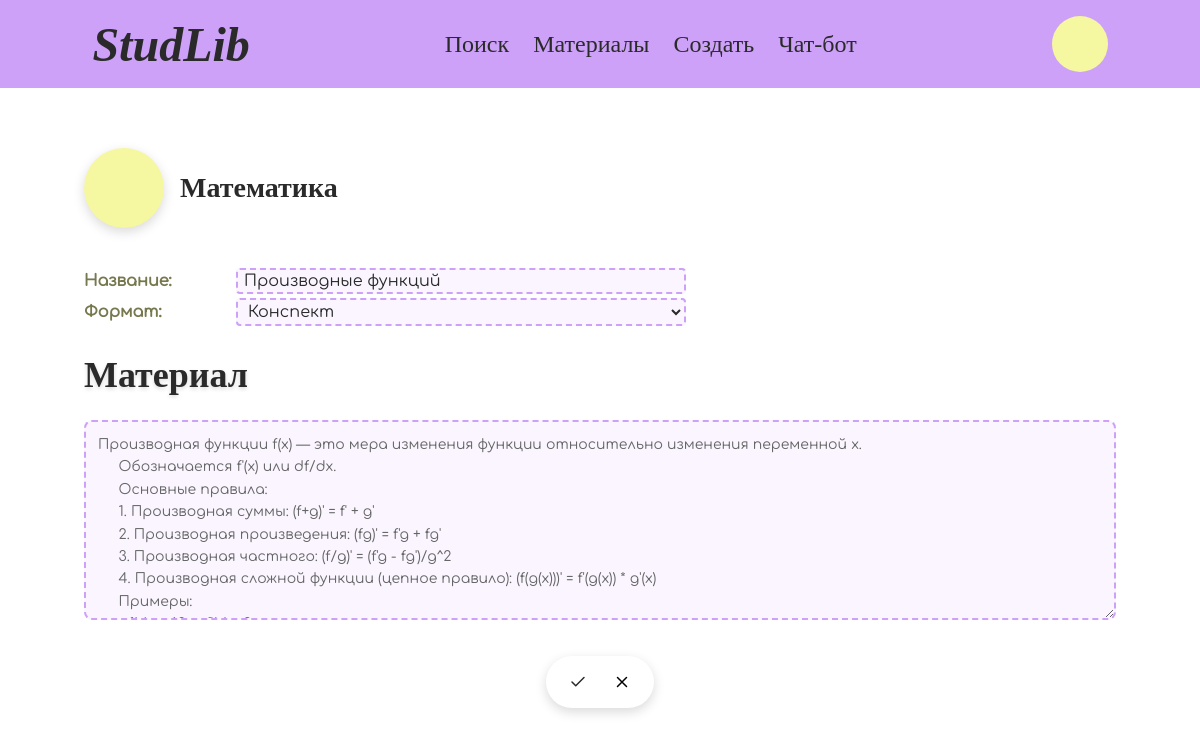
The page /materials/edit.php?id=1 on the database as committed earlier.
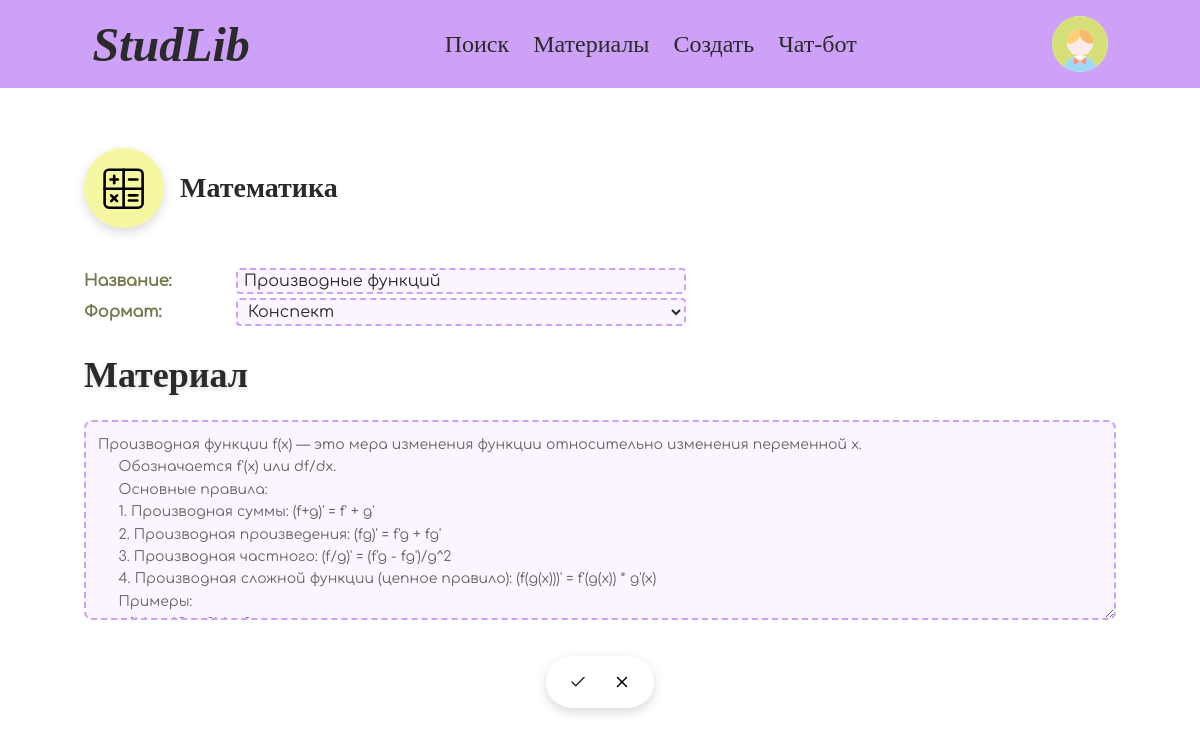
The same page on the database as committed later.
### tables this page shows
CREATE TABLE IF NOT EXISTS materials (
    id INT AUTO_INCREMENT PRIMARY KEY,
    name VARCHAR(100) NOT NULL,
    type_id INT NOT NULL,
    folder_id INT DEFAULT NULL,
    user_id INT NOT NULL,
    path VARCHAR(255) DEFAULT NULL,
    tags TEXT DEFAULT NULL,
    content TEXT DEFAULT NULL,
    FOREIGN KEY (type_id) REFERENCES mat_types(id) ON DELETE CASCADE,
    FOREIGN KEY (folder_id) REFERENCES folders(id) ON DELETE CASCADE,
    FOREIGN KEY (user_id) REFERENCES users(id) ON DELETE CASCADE
);

CREATE TABLE IF NOT EXISTS folders (
    id INT AUTO_INCREMENT PRIMARY KEY,
    name VARCHAR(100) NOT NULL,
    user_id INT NOT NULL,
    tags TEXT DEFAULT NULL,
    icon VARCHAR(50) DEFAULT NULL,
    FOREIGN KEY (user_id) REFERENCES users(id) ON DELETE CASCADE
);

CREATE TABLE IF NOT EXISTS users (
    id INT AUTO_INCREMENT PRIMARY KEY,
    username VARCHAR(100) NOT NULL UNIQUE,
    password VARCHAR(255) NOT NULL,
    display_name VARCHAR(255) DEFAULT NULL,
    avatar VARCHAR(100) DEFAULT NULL
);

### config/user_avatar.php (called while the page is built, shortened)
<?php
function getUserAvatar($pdo, $user_id) {
    try {
        $stmt = $pdo->prepare("SELECT avatar FROM users WHERE id = ?");
        $stmt->execute([$user_id]);
        $user = $stmt->fetch();
        return $user['avatar'] ?? null;
    } catch (PDOException $e) {
        return null;
    }
}
?>

### materials/edit.php (the view, shortened to what the changed rows need)
<?php
require '../config/db.php';
require '../config/user_avatar.php';
$user_id = $_SESSION['user_id'] ?? 1;
$id = isset($_GET['id']) ? (int)$_GET['id'] : 0;
$stmt = $pdo->prepare("
    SELECT m.*,
           f.name AS folder_name,
           f.id AS folder_id,
           f.icon AS folder_icon,
           mt.name AS type_name,
           mt.id AS type_id
    FROM materials m
    LEFT JOIN folders f ON m.folder_id = f.id
    LEFT JOIN mat_types mt ON m.type_id = mt.id
    WHERE m.id = ? AND m.user_id = ?
");
$stmt->execute([$id, $user_id]);
$material = $stmt->fetch(PDO::FETCH_ASSOC);
?>
<!DOCTYPE html>
<html lang="ru">
<head>
    <link rel="stylesheet" href="../assets/css/materials.css">
    <link rel="stylesheet" href="../assets/css/main.css">
</head>
<body>
    <?php require_once __DIR__ . '/../includes/header.php'; ?>
<main>
    <?php if ($material['folder_id']): ?>
        <div class="folder-section">
            <div class="folder-header">
                <div class="folder-icon">
                    <?php if (!empty($material['folder_icon'])): ?>
                        <img src="../assets/icons/<?php echo htmlspecialchars($material['folder_icon']); ?>" alt="<?php echo htmlspecialchars($material['folder_name']); ?>">
                    <?php endif; ?>
                </div>
                <div class="folder-info-wrapper">
                    <div class="folder-title"><?php echo htmlspecialchars($material['folder_name']); ?></div>
                </div>
            </div>
        </div>
    <?php endif; ?>
    <form method="POST">
        <section>
            <p class="material-edit-row">
                <strong>Название:</strong>
                <input type="text" name="name" value="<?php echo htmlspecialchars($material['name']); ?>" class="material-edit-inline" required>
            </p>
        </section>
        <section>
            <h3 class="instruct">Материал</h3>
            <textarea name="content" class="material-content-edit" placeholder="Содержание материала"><?php echo htmlspecialchars($material['content'] ?? ''); ?></textarea>
        </section>
    </form>
</main>
</body>
</html>

### includes/header.php (shortened to what the changed rows need)
<?php
require_once __DIR__ . '/../config/user_avatar.php';
$user_id = $user_id ?? $_SESSION['user_id'] ?? null;
$user_avatar = $user_id ? getUserAvatar($pdo, $user_id) : null;
$scriptPath = $_SERVER['SCRIPT_NAME'];
$scriptDir = dirname($scriptPath);
$basePath = ($scriptDir !== '/' && $scriptDir !== '.' && $scriptDir !== '\\') ? '../' : '';
$cabinetPath = strpos($_SERVER['SCRIPT_NAME'], 'cabinet/') !== false ? 'index.php' : $basePath . 'cabinet/index.php';
?>
<header class="main-header">
    <div class="header-row">
        <div class="profile-inline">
            <a href="<?= $cabinetPath ?>" class="prof_pic" title="Личный кабинет">
                <?php if (!empty($user_avatar)): ?>
                    <img src="<?= $basePath ?>assets/avatars/<?= htmlspecialchars($user_avatar) ?>" alt="Аватар">
                <?php endif; ?>
            </a>
        </div>
    </div>
</header>

Rows that differ between the two databases and show on the page:
now on this page (row edited): users: avatar (picture)
changed through a linked row, materials "Производные функций": folder.icon: picture added
